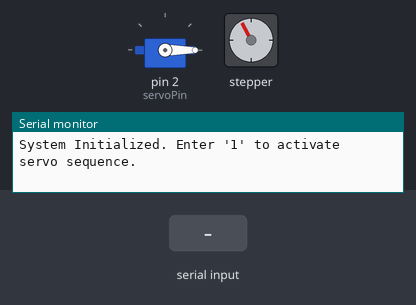
This sketch was run on a simulated Arduino Uno, built with avr-gcc and run on an emulated ATmega328P. Parts: servo, stepper motor, the last lines printed to the serial monitor. The inputs (shaded band) are chosen by the test bench. Stepper angles assume 2048 steps per turn.

Above: at 1.24 s.
1.3 s: "1" received over Serial
At 1.9 s:
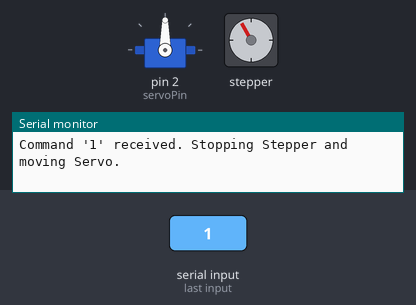
At 5.84 s:
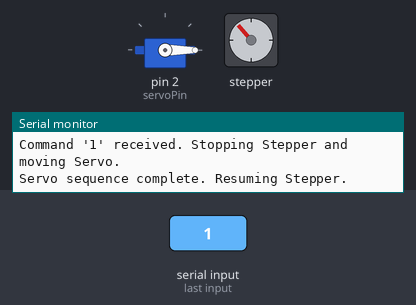
7.3 s: "1" received over Serial
At 7.7 s:
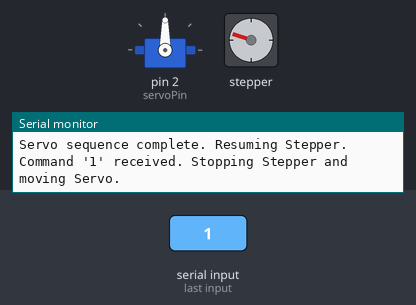
Timing chart, 0 to 24.2 s (numbered marks = the images above; inputs shaded):
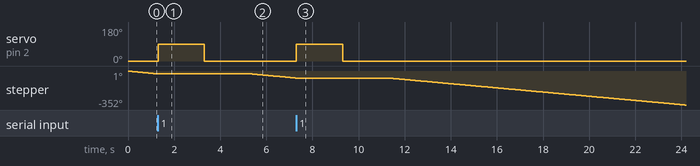

The sketch:

sugarcane.ino
```cpp
#include <Stepper.h>
#include <Servo.h>


// --- Stepper Configuration ---
// Steps Per Revolution (2048 for common 28BYJ-48 motor in full-step mode)
const int spr = 2048;
// Stepper motor instance (Pins must match your driver board IN1, IN2, IN3, IN4 connections)
Stepper myStepper(spr, 9, 11, 8, 10);


// --- Servo Configuration ---
Servo servo1;
const int servoPin = 2;


// --- Control Variables ---
// Flag to control the stepper's running state
bool runStepper = true;
// Delay (in milliseconds) to pace the stepper motor movement
// Lower value = faster motor, but risk of stalling/vibration. 5-10ms is a good starting point.
const int stepDelayMs = 5;


void setup() {
  // Initialize the serial port for communication
  Serial.begin(9600);
  Serial.println("System Initialized. Enter '1' to activate servo sequence.");

  // Stepper Speed Setting (only sets the theoretical max speed/internal timing)
  myStepper.setSpeed(10);

  // Attach the servo to its pin
  servo1.attach(servoPin);
  // Set the servo to the initial position (0 degrees)
  servo1.write(0);
}


void loop() {
  // Check if a command is available from the Serial Monitor
  if (Serial.available() > 0) {
    char cmd = Serial.read();

    // Command '1' starts the servo sequence
    if (cmd == '1') {
      Serial.println("Command '1' received. Stopping Stepper and moving Servo.");

      // 1. STOP the stepper motor
      runStepper = false;

      // 2. Perform Servo movement
      servo1.write(90);  // Move servo to 90 degrees
      delay(2000);       // Wait 1 second
      servo1.write(0);   // Return servo to 0 degrees

      // 3. Wait for a few seconds before resuming stepper
      delay(2000);

      // 4. RESUME the stepper motor
      runStepper = true;
      Serial.println("Servo sequence complete. Resuming Stepper.");
    }
  }

  // Continuous Stepper Movement Block
  if (runStepper) {
    // Take ONE step in REVERSE direction (negative value)
    myStepper.step(-1);

    // Add a delay to slow down the overall speed and prevent vibration (STALLING)
    // This delay is what fixes the issue from your original code.
    delay(stepDelayMs);
  }
}
```

Measured:
- after the input at 1.3 s, servo on pin 2 (servoPin): 0° → 90° at once, → 0° 2.0 s later
- after the input at 7.3 s, servo on pin 2 (servoPin): 0° → 90° at once, → 0° 2.0 s later
